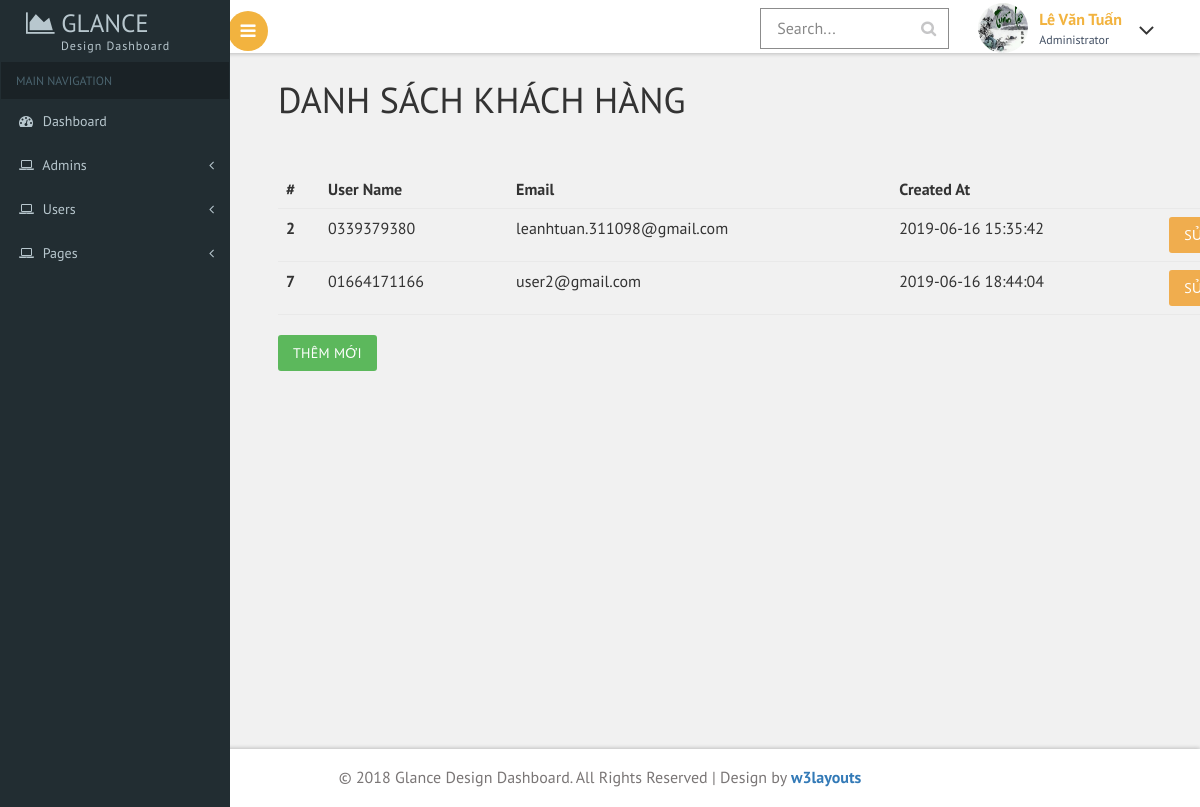
The page /Admin/index.php?controller=user&action=index (signed in) on the database its author committed.
### tables this page shows
CREATE TABLE `users` (
  `id` int(10) unsigned NOT NULL AUTO_INCREMENT,
  `user_name` varchar(11) DEFAULT NULL,
  `email` varchar(255) DEFAULT NULL,
  `password` varchar(255) DEFAULT NULL,
  `created_at` datetime DEFAULT NULL,
  PRIMARY KEY (`id`)
);

### Admin/mvc/controllers/UserController.php (called while the page is built, shortened)
<?php
class UserController{
    public function index(){
        include_once "mvc/view/user/index.php";
    }
}

### Admin/mvc/Route.php (called while the page is built, shortened)
<?php
class Route {
    public function run() {
        $controller = isset($_REQUEST['controller']) ? trim($_REQUEST['controller']) : '';
        $controller = ucfirst($controller);
        $controllerName = 'mvc\\controllers\\'.$controller.'Controller';
        if (class_exists($controllerName)) {
            $controllerObject = new $controllerName();
            $action = isset($_REQUEST['action']) ? trim($_REQUEST['action']) : '';
            if (method_exists($controllerName,$action)) {
                return $controllerObject->$action();
            } else {
                $controllerObject = new ErrorController();
                return $controllerObject->redirect404();
            }
        }else {
            $controllerObject = new ErrorController();
            return $controllerObject->redirect404();
        }
    }
}

### Admin/mvc/models/Database.php (called while the page is built, shortened)
<?php
class Database {
    public $connection;
    public function __construct()
    {
        $this->connection = $this->ConnectDatabase();
    }
    public function ConnectDatabase() {
        $connection = mysqli_connect(
            self::DATABASE_SERVER,
            self::DATABASE_USER,
            self::DATABASE_PASSWORD,
            self::DATABASE_NAME
        );
        mysqli_set_charset($connection,'utf8');
        return $connection;
    }
    public function RunQuery($sql) {
        $data = array();
        $result = mysqli_query($this->connection,$sql);
        while ($row = mysqli_fetch_assoc($result)) {
            $data[] = $row;
        }
        return $data;
    }
}

### Admin/mvc/view/user/index.php (the view, shortened to what this page needs)
<div class="container">
    <div class="row">
        <div class="col-md-12">
            <h1>DANH SÁCH KHÁCH HÀNG</h1>
            <table class="table" style="margin-top: 50px;">
                <thead>
                <tr>
                    <th scope="col">#</th>
                    <th scope="col">User Name</th>
                    <th scope="col">Email</th>
                    <th scope="col">Created at</th>
                    <th></th>
                </tr>
                </thead>
                <tbody>
                <?php
                    include_once "mvc/models/Database.php";
                    $database = new \Admin\mvc\models\Database();
                    $sqlSelect = "SELECT * FROM users";
                    $users = $database->RunQuery($sqlSelect);
                ?>
                <?php if(isset($users) && !empty($users)) : ?>
                    <?php foreach ($users as $user) :?>
                    <tr>
                        <th scope="row"><?php echo $user['id']?></th>
                        <td><?php echo $user['user_name'] ?></td>
                        <td><?php echo $user['email'] ?></td>
                        <td><?php echo $user['created_at'] ?></td>
                        <td>
                            <a class="btn btn-warning" href="index.php?controller=user&action=edit&id=<?php echo $user['id'] ?>">Sửa</a>
                        </td>
                    </tr>
                    <?php endforeach;?>
                <?php else:?>
                    <?php "<br> Không có bản ghi nào trong CSDL"?>
                <?php endif; ?>
                </tbody>
            </table>
            <div>
                <a href="index.php?controller=user&action=create" class="btn btn-success">Thêm mới</a>
            </div>
        </div>
    </div>
</div>

### rows shown on the page
users: id "2", user_name "0339379380", email "leanhtuan.311098@gmail.com", created_at "2019-06-16 15:35:42"
users: id "7", user_name "01664171166", email "user2@gmail.com", created_at "2019-06-16 18:44:04"

### other values the page prints
$_SESSION['username'] "Lê Văn Tuấn"
